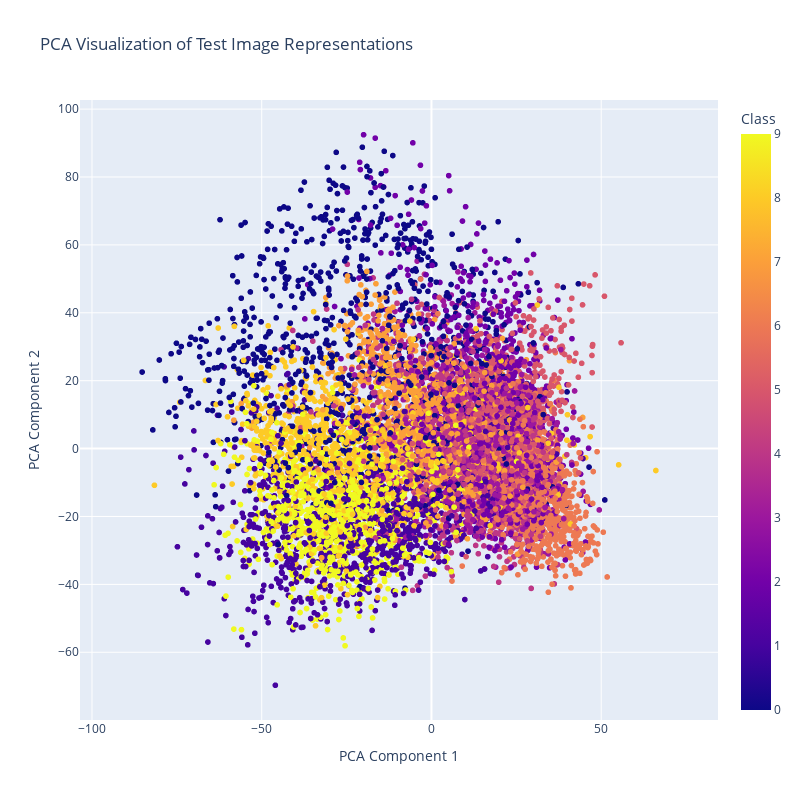
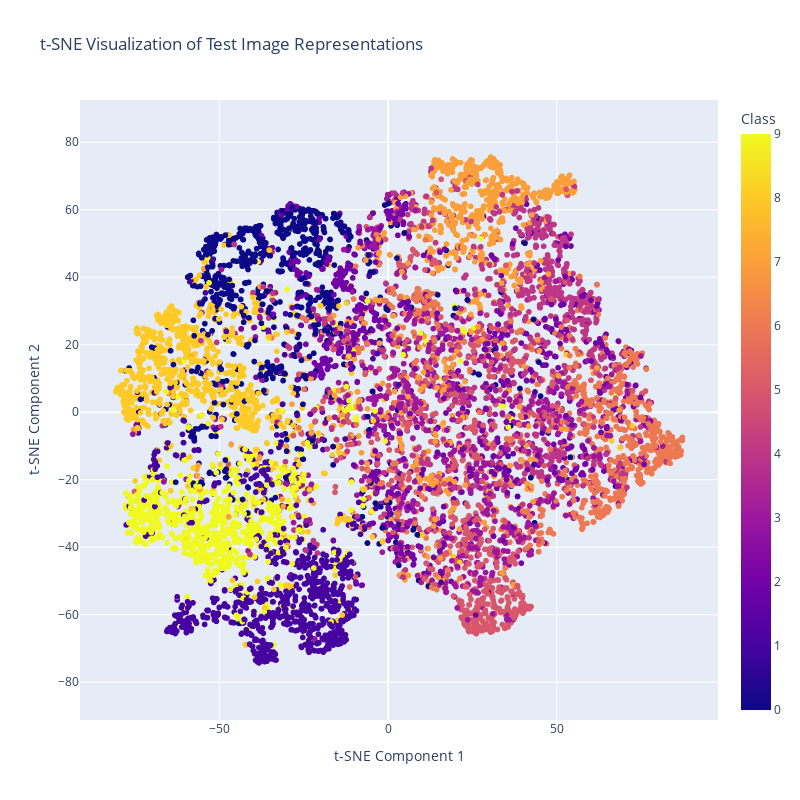

The code cell stored with these charts, in order, in its notebook:
### Code cell
# Plot PCA results with Plotly (fixed aspect ratio)
fig_pca = px.scatter(
    pca_df, x='PCA Component 1', y='PCA Component 2',
    color='Class', title='PCA Visualization of Test Image Representations'
)
fig_pca.update_layout(
    width=800, height=800,  # Set width and height to be equal
    xaxis=dict(scaleanchor="y", scaleratio=1),  # Fix aspect ratio
    yaxis=dict(scaleanchor="x", scaleratio=1)
)
fig_pca.show()

# Plot t-SNE results with Plotly (fixed aspect ratio)
fig_tsne = px.scatter(
    tsne_df, x='t-SNE Component 1', y='t-SNE Component 2',
    color='Class', title='t-SNE Visualization of Test Image Representations'
)
fig_tsne.update_layout(
    width=800, height=800,  # Set width and height to be equal
    xaxis=dict(scaleanchor="y", scaleratio=1),  # Fix aspect ratio
    yaxis=dict(scaleanchor="x", scaleratio=1)
)
fig_tsne.show()

### Figure 1 — Plotly figure (JSON) as saved in the notebook; plotly's stock layout.template omitted (floating-point values rounded to 4 significant figures; data arrays with more than 128 entries replaced by an {"elided": "..."} marker saying what was removed)
{"data": [{"hovertemplate": "PCA Component 1=%{x}<br>PCA Component 2=%{y}<br>Class=%{marker.color}<extra></extra>", "legendgroup": "", "marker": {"color": {"elided": "10000 int values"}, "coloraxis": "coloraxis", "symbol": "circle"}, "mode": "markers", "name": "", "showlegend": false, "type": "scattergl", "x": {"elided": "10000 float values"}, "xaxis": "x", "y": {"elided": "10000 float values"}, "yaxis": "y"}], "layout": {"coloraxis": {"colorbar": {"title": {"text": "Class"}}, "colorscale": [[0, "#0d0887"], [0.1111, "#46039f"], [0.2222, "#7201a8"], [0.3333, "#9c179e"], [0.4444, "#bd3786"], [0.5556, "#d8576b"], [0.6667, "#ed7953"], [0.7778, "#fb9f3a"], [0.8889, "#fdca26"], [1, "#f0f921"]]}, "height": 800, "legend": {"tracegroupgap": 0}, "title": {"text": "PCA Visualization of Test Image Representations"}, "width": 800, "xaxis": {"anchor": "y", "domain": [0, 1], "scaleanchor": "y", "scaleratio": 1, "title": {"text": "PCA Component 1"}}, "yaxis": {"anchor": "x", "domain": [0, 1], "scaleanchor": "x", "scaleratio": 1, "title": {"text": "PCA Component 2"}}}}

### Figure 2 — Plotly figure (JSON) as saved in the notebook; plotly's stock layout.template omitted (floating-point values rounded to 4 significant figures; data arrays with more than 128 entries replaced by an {"elided": "..."} marker saying what was removed)
{"data": [{"hovertemplate": "t-SNE Component 1=%{x}<br>t-SNE Component 2=%{y}<br>Class=%{marker.color}<extra></extra>", "legendgroup": "", "marker": {"color": {"elided": "10000 int values"}, "coloraxis": "coloraxis", "symbol": "circle"}, "mode": "markers", "name": "", "showlegend": false, "type": "scattergl", "x": {"elided": "10000 float values"}, "xaxis": "x", "y": {"elided": "10000 float values"}, "yaxis": "y"}], "layout": {"coloraxis": {"colorbar": {"title": {"text": "Class"}}, "colorscale": [[0, "#0d0887"], [0.1111, "#46039f"], [0.2222, "#7201a8"], [0.3333, "#9c179e"], [0.4444, "#bd3786"], [0.5556, "#d8576b"], [0.6667, "#ed7953"], [0.7778, "#fb9f3a"], [0.8889, "#fdca26"], [1, "#f0f921"]]}, "height": 800, "legend": {"tracegroupgap": 0}, "title": {"text": "t-SNE Visualization of Test Image Representations"}, "width": 800, "xaxis": {"anchor": "y", "domain": [0, 1], "scaleanchor": "y", "scaleratio": 1, "title": {"text": "t-SNE Component 1"}}, "yaxis": {"anchor": "x", "domain": [0, 1], "scaleanchor": "x", "scaleratio": 1, "title": {"text": "t-SNE Component 2"}}}}
